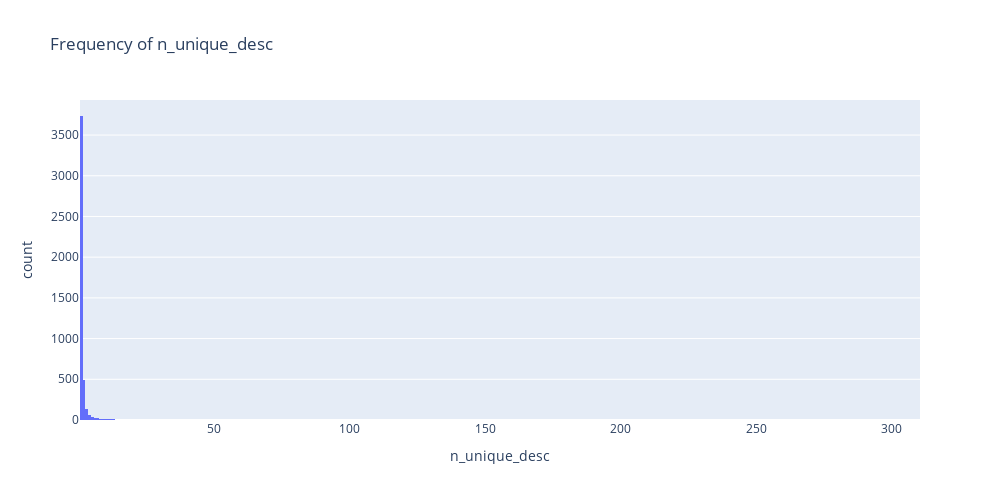

Source (notebook cell):
### Code cell
# As above, but for unique descriptions
df_plot = df.groupby("title")["description"].nunique().reset_index()
df_plot.rename(columns={"description": "n_unique_desc"}, inplace=True)
fig = px.histogram(
    df_plot,
    x="n_unique_desc",
    width=1000,
    height=500,
    title="Frequency of n_unique_desc",
)
fig.show()

### Figure 1 — Plotly figure (JSON) as saved in the notebook; plotly's stock layout.template omitted (floating-point values rounded to 4 significant figures; data arrays with more than 128 entries replaced by an {"elided": "..."} marker saying what was removed)
{"data": [{"alignmentgroup": "True", "bingroup": "x", "hovertemplate": "n_unique_desc=%{x}<br>count=%{y}<extra></extra>", "legendgroup": "", "marker": {"color": "#636efa", "pattern": {"shape": ""}}, "name": "", "offsetgroup": "", "orientation": "v", "showlegend": false, "type": "histogram", "x": {"elided": "4618 int values"}, "xaxis": "x", "yaxis": "y"}], "layout": {"barmode": "relative", "height": 500, "legend": {"tracegroupgap": 0}, "title": {"text": "Frequency of n_unique_desc"}, "width": 1000, "xaxis": {"anchor": "y", "domain": [0, 1], "title": {"text": "n_unique_desc"}}, "yaxis": {"anchor": "x", "domain": [0, 1], "title": {"text": "count"}}}}
